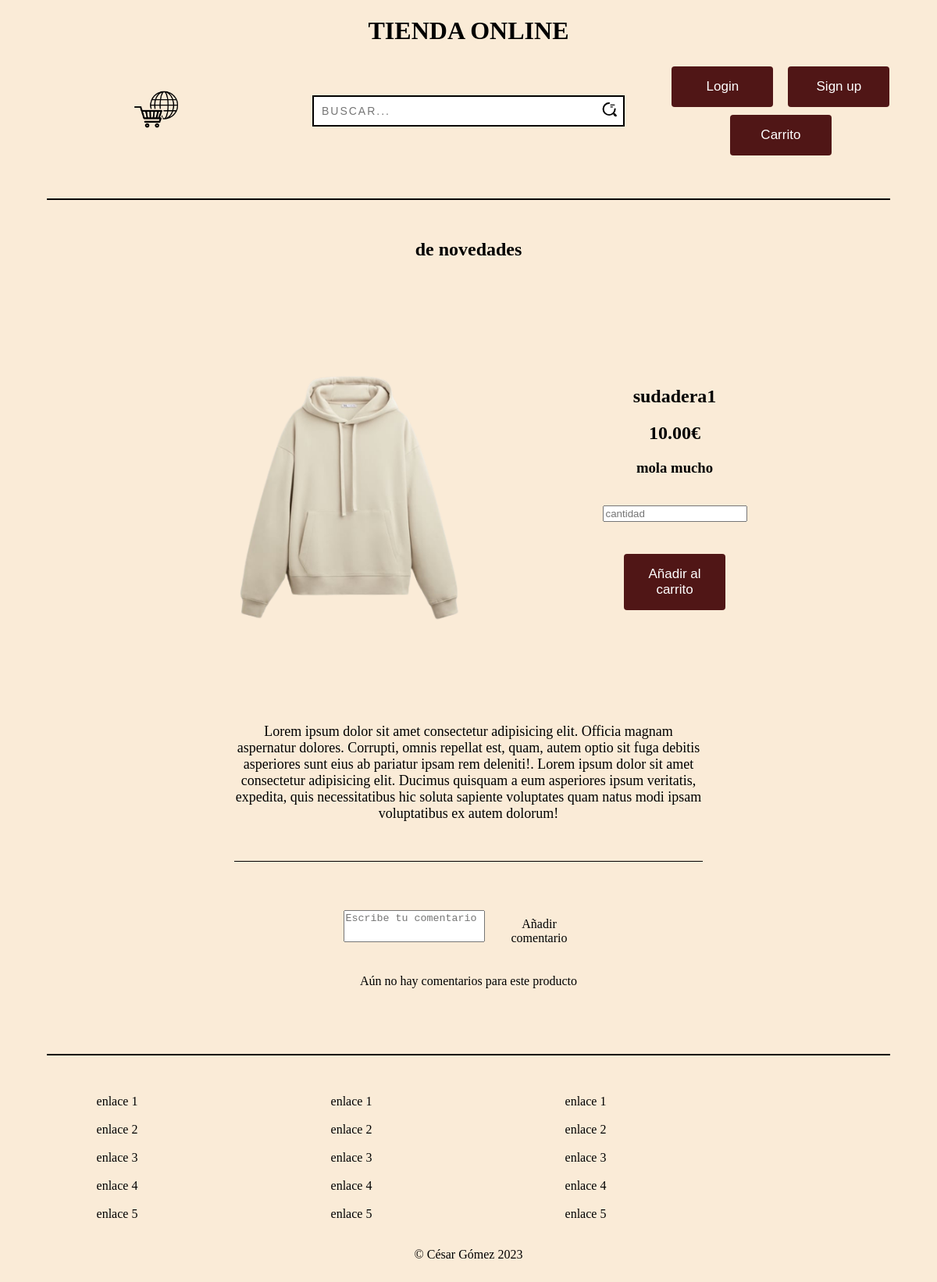
The page /php/novedades.php?id=1&imgIndex=../img/imagen4.png on the database its author committed.
### tables this page shows
CREATE TABLE
    `novedades` (
        `id` int(11) NOT NULL,
        `nombre` varchar(15) NOT NULL,
        `descripcion` varchar(100) NOT NULL,
        `precio` float(7, 2) NOT NULL,
        `imagen` varchar(30) NOT NULL,
        `activa` tinyint(1) NOT NULL,
        `fecha` date NOT NULL,
        `descripcion_larga` varchar(100000) NOT NULL
    );

### php/modelo.php (called while the page is built, shortened)
<?php
class conexionBBDD {
    private $conn;
    function __construct($usuario, $contra, $servidor, $bbdd) {
        $this->conn = new mysqli($servidor, $usuario, $contra, $bbdd);
    }
    function obtenerDatos($consulta) {
        return mysqli_query($this->conn, $consulta);
    }
    function convertirDatos($respuesta) {
        $arrayDatos = array();
        while ($dato = $respuesta->fetch_object()) {
            $arrayDatos[] = $dato;
        }
        return $arrayDatos;
    }
}

### php/novedades.php (the view, shortened to what this page needs)
<?php
require_once('./modelo.php');
if (isset($_GET["id"])) {
    $id = $_GET["id"];
    $id_usuario = isset($_SESSION["id"]) ? $_SESSION["id"] : 0;
    $sudadera = new conexionBBDD("root", "", "127.0.0.1:3306", "tienda_online");
    $datos = $sudadera->obtenerDatos("SELECT * FROM novedades WHERE id = '$id'");
    $sudaderas = $sudadera->convertirDatos($datos);
} else {
    echo "error";
}
?>
<!DOCTYPE html>
<html lang="en">
<head>
    <link rel="stylesheet" href="../styles/articulo.css">
</head>
<body>
    <div class="h1">
        <h1>TIENDA ONLINE</h1>
    </div class="h1">
    <header>
        <div class="div_header">
            <div>
                <a href="./index.php">
                    <img src="../img/logo-tienda.png" alt="logo_tienda" id="logo_tienda">
                </a>
            </div>
            <div class="input-container-search">
                <input type="search" name="text" class="input-search" placeholder="buscar...">
                <span class="icon">
                </span>
            </div>
            <?php
            $boton_carrito = "<button type='button' onclick='window.location.href=\"./mostrar-carrito.php\"'><span>Carrito</span></button>";
            ?>
            <?php
            if (isset($_SESSION["id"])) { ?>
                <div class="botones_header">
                    <label>
                        Bienvenido <?= $_SESSION["nombre"] ?>
                    </label>
                    <button type="button" onclick="window.location.href='./logout.php'"><span>Logout</span></button>
                    <?php echo $boton_carrito; ?>
                    <?php if ($_SESSION["rol"] > 0) { ?>
                        <button type="button" onclick="window.location.href='./admin.php'"><span>Admin</span></button>
                    <?php } ?>
                </div>
            <?php } else { ?>
                <div class="botones_header">
                    <button type="button" id="boton-login"><span>Login</span></button>
                    <button type="button" id="boton-registro"><span>Sign up</span></button>
                    <?php echo $boton_carrito; ?>
                </div>
            <?php } ?>
        </div>
        <hr class="hr-header">
    </header>
    <main>
        <h2 class="seccion-articulo">de novedades</h2>
        <article>
            <section class="main-container">
                <?php
                if (count($sudaderas)) {
                    $titulo = $sudaderas[0]->nombre;
                    $precio = $sudaderas[0]->precio;
                    $descripcion = $sudaderas[0]->descripcion;
                    $descripcion_larga = $sudaderas[0]->descripcion_larga;
                } else {
                    echo "no se encuentra el producto";
                }
                if (isset($_GET['imgIndex'])) {
                    $imagen = urldecode($_GET['imgIndex']);
                } else {
                    echo "error en la imagen";
                }
                ?>
                <div class="imagen">
                    <img src="<?= $imagen ?>" alt="imagen">
                </div>
                <div class="detalles">
                    <h2><?= $titulo ?></h2>
                    <h2><?= $precio ?>€</h2>
                    <h3><?= $descripcion ?></h3>
                    <br>
                    <input type="number" name="cantidad-carrito" id="cantidad-carrito" min="1" placeholder="cantidad" oninput="validity.valid||(value='');">
                    <br>
                    <br>
                    <br>
                    <button type="button" class="carrito" onclick="agregarCantidadACarrito(<?= $id ?>, <?= $id_usuario ?>, 'novedades')"><span>Añadir al carrito</span></button>
                </div>
            </section>
            <section class="descripcion_larga">
                <p><?= $descripcion_larga ?>
                </p>
            </section>
            <hr class="hr-main">
            <section class="seccion-comentarios">
                <form action="" method="post" onsubmit="return agregarComentario(<?= $id ?>, <?= $id_usuario ?>, 'novedades')">
                    <?php
                    $comentario = $sudadera->obtenerDatos("SELECT nombre_usuario, comentario FROM comentarios WHERE id_producto = '$id' AND tabla = 'novedades' ORDER BY id_comentario DESC");
                    echo "<textarea name='comentario' id='comentario' placeholder='Escribe tu comentario'></textarea><button type='submit' name='boton-comentario' class='boton-comentarios'><span>Añadir comentario</span></button>";
                    if ($comentario->num_rows <= 0) {
                        echo "<p>Aún no hay comentarios para este producto</p>";
                    }
                    ?>
                </form>
            </section>
        </article>
    </main>
    <br>
    <footer>
        <hr class="hr-footer">
        <nav>
            <div class="div_footer">
                <div class="div_enlaces_footer">
                    <a href="">enlace 1</a><br>
                    <a href="">enlace 2</a><br>
                    <a href="">enlace 3</a><br>
                    <a href="">enlace 4</a><br>
                    <a href="">enlace 5</a><br>
                </div>
                <div class="div_enlaces_footer">
                    <a href="">enlace 1</a><br>
                    <a href="">enlace 2</a><br>
                    <a href="">enlace 3</a><br>
                    <a href="">enlace 4</a><br>
                    <a href="">enlace 5</a><br>
                </div>
                <div class="div_enlaces_footer">
                    <a href="">enlace 1</a><br>
                    <a href="">enlace 2</a><br>
                    <a href="">enlace 3</a><br>
                    <a href="">enlace 4</a><br>
                    <a href="">enlace 5</a><br>
                </div>
                <div class="div_enlaces_footer">
                    <a href=""><img src="https://cdn-icons-png.flaticon.com/512/1384/1384031.png" alt="" class="icons_social_media"></a><br>
                    <a href=""><img src="https://cdn-icons-png.flaticon.com/512/1419/1419524.png" alt="" class="icons_social_media"></a><br>
                    <a href=""><img src="https://cdn-icons-png.flaticon.com/512/1384/1384023.png" alt="" class="icons_social_media"></a><br>
                    <a href=""><img src="https://www.svgrepo.com/show/346839/facebook-circle.svg" alt="" class="icons_social_media"></a><br>
                </div>
            </div class="div_footer">
        </nav>
        <p class="copy">&copy; César Gómez 2023</p>
        <br>
    </footer>
</body>
</html>

### styles/articulo.css (style rules this page uses)
html, body { background-color: antiquewhite; scroll-behavior: smooth; }
body { margin: 0; grid-template-columns: min-content auto min-content; }
.hr-header { transition: margin-top 0.2s ease; }
.hr-header, .hr-footer { margin: 50px 5%; border: none; height: 2px; background-color: black; }
.hr-main { margin: 50px 25%; border: none; height: 1px; background-color: black; }
h1 { text-align: center; }
header { position: sticky; top: 0; z-index: 1; background-color: antiquewhite; }
.div_header { display: grid; grid-template-columns: 33.33% 33.33% 33.33%; align-items: center; text-align: center; }
#logo_tienda { width: 15%; }
.input-container-search { position: relative; }
.icon { cursor: pointer; position: absolute; right: 10px; top: calc(50% + 5px); transform: translateY(calc(-50% - 5px)); }
.input-search { width: 100%; height: 40px; padding: 10px; transition: .2s linear; border: 2.5px solid black; font-size: 14px; text-transform: uppercase; letter-spacing: 2px; }
.botones_header > :first-child { margin-right: 10px; }
button { display: inline-block; border-radius: 4px; background-color: rgb(80, 22, 22); border: none; color: #FFFFFF; text-align: center; font-size: 17px; padding: 16px; width: 130px; transition: all 0.5s; cursor: pointer; margin: 5px; }
button span { cursor: pointer; display: inline-block; position: relative; transition: 0.5s; }
button span:after { content: '»'; position: absolute; opacity: 0; top: 0; right: -15px; transition: 0.5s; }
.seccion-articulo { text-align: center; }
article { padding-top: 0; padding-bottom: 0; }
.main-container { display: flex; grid-template-columns: 50% 50%; place-content: center; text-align: center; align-items: center; }
.main-container > :first-child { margin-right: 10%; }
.imagen img { width: 90%; flex-grow: 1; object-fit: cover; transition: .5s ease; }
.descripcion_larga { text-align: center; font-size: large; padding-left: 25%; padding-right: 25%; }
.seccion-comentarios { text-align: center; align-items: center; }
.seccion-comentarios textarea { resize: none; height: 35px; form-sizing: content; }
.boton-comentarios { background: none; border: none; font: inherit; cursor: pointer; color: inherit; text-align: inherit; }
.div_footer { display: grid; grid-template-columns: 25% 25% 25% 25%; text-align: center; }
.div_enlaces_footer { display: grid; place-content: center; }
a { text-decoration: none; color: black; }
.copy { display: grid; place-content: center; }

### rows shown on the page
novedades: nombre "sudadera1", precio "10.00", descripcion "mola mucho", descripcion_larga "Lorem ipsum dolor sit amet consectetur adipisicing elit. Officia magnam aspernatur dolores. Corrupti, omnis repellat est, quam, autem optio sit fuga debitis asperiores sunt eius ab pariatur ipsam rem deleniti!. Lorem ipsum dolor sit amet consectetur adipisicing elit. Ducimus quisquam a eum asperiores ipsum veritatis, expedita, quis necessitatibus hic soluta sapiente voluptates quam natus modi ipsam voluptatibus ex autem dolorum!"
